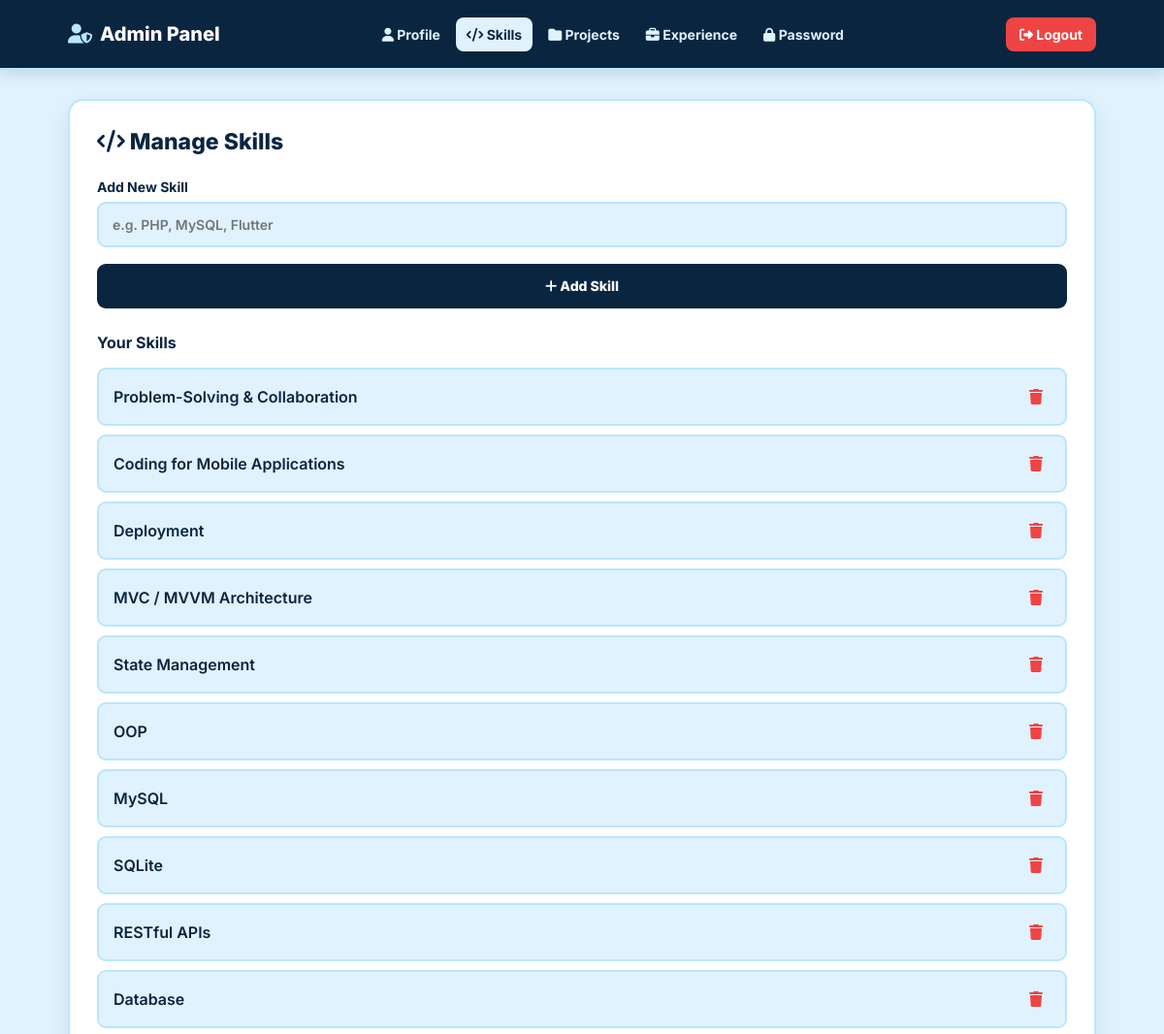
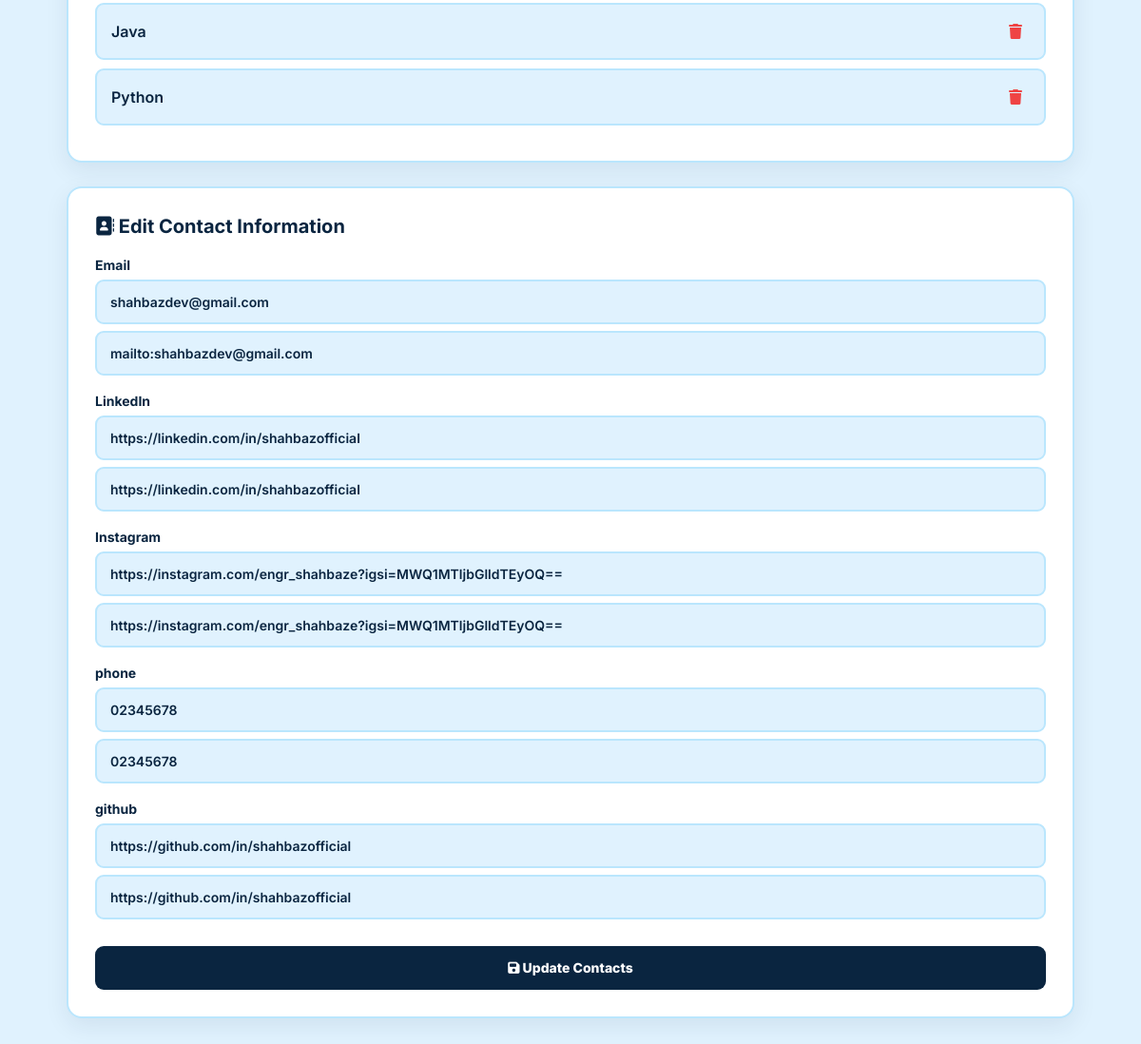
The page /admin/dashboard.php?tab=skills (signed in) on the database its author committed (2 pictures, top to bottom).
### tables this page shows
CREATE TABLE `skills` (
  `id` int(10) UNSIGNED NOT NULL,
  `skill_name` varchar(150) NOT NULL
);

CREATE TABLE `contact` (
  `id` int(10) UNSIGNED NOT NULL,
  `type` varchar(100) NOT NULL,
  `value` varchar(255) NOT NULL,
  `link` varchar(500) DEFAULT NULL
);

### admin/includes/functions.php (called while the page is built, shortened)
<?php
function getSkills($conn){
    return $conn->query("SELECT * FROM skills ORDER BY id DESC");
}
function getContact($conn){
    return $conn->query("SELECT * FROM contact ORDER BY id ASC");
}
?>

### admin/dashboard.php (the view, shortened to what this page needs)
<?php
require_once 'includes/functions.php';
$active_tab = $_GET['tab'] ?? 'info';
?>
<!DOCTYPE html>
<html lang="en">
<head>
<link
    rel="stylesheet"
    href="https://cdnjs.cloudflare.com/ajax/libs/font-awesome/6.5.2/css/all.min.css"
>
</head>
<body>
<header class="header">
    <div class="container nav">
        <div class="logo">
            <i class="fa-solid fa-user-shield"></i>
            Admin Panel
        </div>
        <ul class="nav-menu" id="navMenu">
            <li>
                <a
                    href="?tab=info"
                    class="<?= $active_tab == 'info' ? 'active' : '' ?>"
                >
                    <i class="fa-solid fa-user"></i>
                    Profile
                </a>
            </li>
            <li>
                <a
                    href="?tab=skills"
                    class="<?= $active_tab == 'skills' ? 'active' : '' ?>"
                >
                    <i class="fa-solid fa-code"></i>
                    Skills
                </a>
            </li>
            <li>
                <a
                    href="?tab=projects"
                    class="<?= $active_tab == 'projects' ? 'active' : '' ?>"
                >
                    <i class="fa-solid fa-folder"></i>
                    Projects
                </a>
            </li>
            <li>
                <a
                    href="?tab=experience"
                    class="<?= $active_tab == 'experience' ? 'active' : '' ?>"
                >
                    <i class="fa-solid fa-briefcase"></i>
                    Experience
                </a>
            </li>
            <li>
                <a
                    href="?tab=password"
                    class="<?= $active_tab == 'password' ? 'active' : '' ?>"
                >
                    <i class="fa-solid fa-lock"></i>
                    Password
                </a>
            </li>
        </ul>
        <a
            href="logout.php"
            class="logout"
            id="logoutButton"
        >
            <i class="fa-solid fa-right-from-bracket"></i>
            Logout
        </a>
    </div>
</header>
<div class="container content">
    <div class="box">
        <div
            class="tab-content <?= $active_tab == 'skills' ? 'active' : '' ?>"
        >
            <h2>
                <i class="fa-solid fa-code"></i>
                Manage Skills
            </h2>
            <form method="POST">
                <label>Add New Skill</label>
                <input
                    name="skill"
                    placeholder="e.g. PHP, MySQL, Flutter"
                    required
                >
                <button
                    type="submit"
                    class="btn"
                    name="add_skill"
                >
                    <i class="fa-solid fa-plus"></i>
                    Add Skill
                </button>
            </form>
            <h3 style="margin-top:25px;">
                Your Skills
            </h3>
            <?php
            $skills = getSkills($conn);
            while ($s = $skills->fetch_assoc()):
            ?>
                <div class="item">
                    <span>
                        <?= htmlspecialchars($s['skill_name']) ?>
                    </span>
                    <a
                        href="?delete=1&table=skills&id=<?= intval($s['id']) ?>&tab=skills"
                        onclick="return confirm('Delete this skill?');"
                        title="Delete Skill"
                    >
                        <i class="fa-solid fa-trash"></i>
                    </a>
                </div>
            <?php endwhile; ?>
        </div>
    </div>
    <div class="card contact-card">
        <h3>
            <i class="fa-solid fa-address-book"></i>
            Edit Contact Information
        </h3>
        <?php
        $contact = getContact($conn);
        ?>
        <form method="POST">
            <?php while ($c = $contact->fetch_assoc()): ?>
                <div class="contact-group">
                    <label>
                        <?= htmlspecialchars($c['type']) ?>
                    </label>
                    <input
                        type="text"
                        name="value[]"
                        value="<?= htmlspecialchars($c['value']) ?>"
                        placeholder="Display Text"
                        required
                    >
                    <input
                        type="text"
                        name="link[]"
                        value="<?= htmlspecialchars($c['link']) ?>"
                        placeholder="Link: mailto: or https://"
                        required
                    >
                </div>
            <?php endwhile; ?>
            <button
                type="submit"
                name="update_contact"
                class="btn"
            >
                <i class="fa-solid fa-save"></i>
                Update Contacts
            </button>
        </form>
    </div>
</div>
</body>
</html>

### admin/dashboard.php (style rules this page uses)
:root { --navy: #0a2540; --navy-light: #123b63; --blue: #1e3a8a; --baby: #e0f2fe; --baby-dark: #bae6fd; --text-dark: #0a2540; --text-muted: #526579; --white: #ffffff; --danger: #ef4444; --success: #22c55e; --shadow: 0 8px 25px rgba(10, 37, 64, 0.08); }
* { box-sizing: border-box; }
html { scroll-behavior: smooth; }
body { margin: 0; background: var(--baby); color: var(--text-dark); font-family: 'Inter', sans-serif; min-height: 100vh; overflow-x: hidden; }
a { -webkit-tap-highlight-color: transparent; }
.container { width: 100%; max-width: 1100px; margin: 0 auto; padding-left: 20px; padding-right: 20px; }
.header { background: var(--navy); border-bottom: 2px solid var(--baby-dark); position: sticky; top: 0; z-index: 1000; box-shadow: 0 4px 15px rgba(10, 37, 64, 0.15); }
.nav { min-height: 70px; display: flex; align-items: center; justify-content: space-between; gap: 20px; padding-top: 10px; padding-bottom: 10px; }
.logo { font-size: 20px; font-weight: 800; color: var(--white); white-space: nowrap; display: flex; align-items: center; gap: 8px; }
.logo i { color: var(--baby-dark); }
.nav-menu { list-style: none; display: flex; align-items: center; justify-content: center; gap: 5px; margin: 0; padding: 0; }
.nav-menu li { margin: 0; }
.nav-menu a { color: var(--baby); text-decoration: none; font-weight: 700; font-size: 14px; padding: 9px 11px; border-radius: 8px; display: block; transition: 0.25s ease; white-space: nowrap; }
.nav-menu a.active, .nav-menu a:hover { background: var(--baby); color: var(--navy); }
.logout { color: var(--white); text-decoration: none; background: var(--danger); padding: 9px 14px; border-radius: 8px; font-weight: 700; font-size: 14px; white-space: nowrap; transition: 0.25s ease; }
.content { padding-top: 30px; padding-bottom: 40px; }
.box, .card { background: var(--white); padding: 28px; border-radius: 16px; border: 2px solid var(--baby-dark); box-shadow: var(--shadow); width: 100%; }
.tab-content { display: none; }
.tab-content.active { display: block; animation: fadeIn 0.35s ease; }
.box h2 { color: var(--navy); margin-top: 0; margin-bottom: 22px; font-size: 23px; line-height: 1.3; font-weight: 800; }
.box h3, .card h3 { color: var(--navy); font-size: 16px; font-weight: 700; }
form { width: 100%; }
input, textarea { width: 100%; padding: 13px 14px; margin: 7px 0; background: var(--baby); border: 2px solid var(--baby-dark); color: var(--text-dark); border-radius: 9px; font-family: inherit; font-size: 14px; font-weight: 600; transition: 0.25s ease; display: block; }
label { display: block; font-size: 14px; color: var(--navy); font-weight: 700; margin-top: 12px; }
.btn { padding: 13px 16px; background: var(--navy); color: var(--white); border: none; font-family: inherit; font-size: 14px; font-weight: 800; border-radius: 9px; cursor: pointer; width: 100%; margin-top: 10px; min-height: 46px; transition: 0.25s ease; }
.item { background: var(--baby); padding: 13px 15px; border-radius: 9px; margin: 9px 0; display: flex; justify-content: space-between; align-items: center; gap: 15px; border: 2px solid var(--baby-dark); font-weight: 600; min-height: 48px; overflow-wrap: anywhere; }
.item a { color: var(--danger); text-decoration: none; font-weight: 800; flex-shrink: 0; padding: 5px 8px; }
.contact-card { margin-top: 25px; }
.contact-card h3 { margin-top: 0; margin-bottom: 20px; font-size: 20px; }
.contact-group { margin-bottom: 18px; }
.contact-group label { margin-bottom: 4px; }

### rows shown on the page
skills: skill_name "Problem-Solving & Collaboration"
skills: skill_name "Coding for Mobile Applications"
skills: skill_name "Deployment"
skills: skill_name "MVC / MVVM Architecture"
skills: skill_name "State Management"
skills: skill_name "OOP"
skills: skill_name "MySQL"
skills: skill_name "SQLite"
skills: skill_name "RESTful APIs"
skills: skill_name "Database"
skills: skill_name "Java"
skills: skill_name "Python"
contact: type "Email", value "shahbazdev@gmail.com", link "mailto:shahbazdev@gmail.com"
contact: type "LinkedIn", value "https://linkedin.com/in/shahbazofficial", link "https://linkedin.com/in/shahbazofficial"
contact: type "Instagram", value "https://instagram.com/engr_shahbaze?igsi=MWQ1MTljbGlldTEyOQ==", link "https://instagram.com/engr_shahbaze?igsi=MWQ1MTljbGlldTEyOQ=="
contact: type "phone", value "02345678", link "02345678"
contact: type "github", value "https://github.com/in/shahbazofficial", link "https://github.com/in/shahbazofficial"
